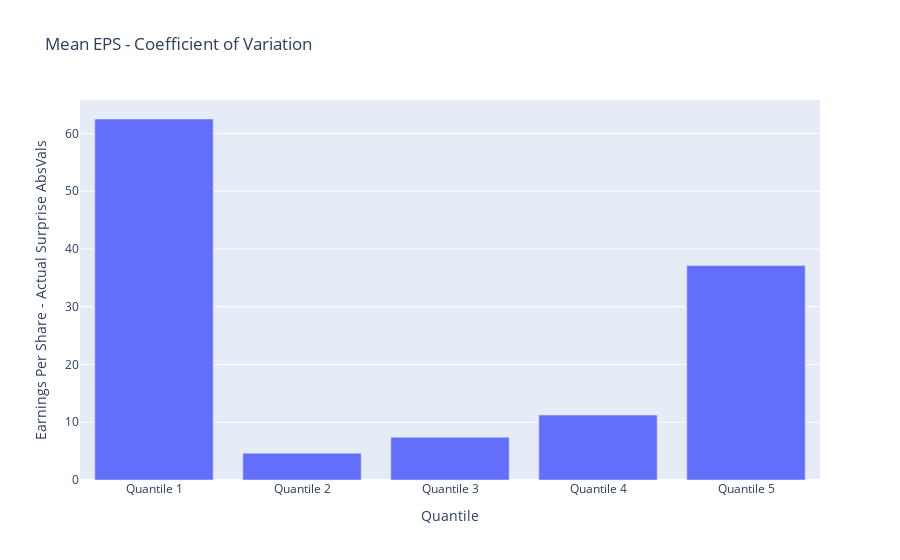

The cell this chart's notebook holds for it:
### Code cell
grouped_data3['Quantile'] = grouped_data3.index.astype(str)

grouped_data3 = grouped_data3.iloc[:-1]

# create a bar plot of the mean EPS surprise by quantile
fig3 = px.bar(grouped_data3, x='Quantile', y='Earnings Per Share - Actual Surprise AbsVals',
             title='Mean EPS - Coefficient of Variation')
fig3.update_layout(
    xaxis = dict(
        tickmode = 'array',
        tickvals = [0,1,2,3,4,5,6,7],
        ticktext = ['Quantile 1', 'Quantile 2', 'Quantile 3', 'Quantile 4', 'Quantile 5','Quantile 6',
                    'Quantile 7', 'Quantile 8']
    )
)
fig3.show()

### Figure 1 — Plotly figure (JSON) as saved in the notebook; plotly's stock layout.template omitted (floating-point values rounded to 4 significant figures)
{"data": [{"alignmentgroup": "True", "hovertemplate": "Quantile=%{x}<br>Earnings Per Share - Actual Surprise AbsVals=%{y}<extra></extra>", "legendgroup": "", "marker": {"color": "#636efa", "pattern": {"shape": ""}}, "name": "", "offsetgroup": "", "orientation": "v", "showlegend": false, "textposition": "auto", "type": "bar", "x": ["(-inf, 0.0]", "(0.0, 1.973222]", "(1.973222, 3.38495]", "(3.38495, 6.74026]", "(6.74026, 1642.812172]"], "xaxis": "x", "y": [62.5, 4.642, 7.405, 11.24, 37.12], "yaxis": "y"}], "layout": {"barmode": "relative", "legend": {"tracegroupgap": 0}, "title": {"text": "Mean EPS - Coefficient of Variation"}, "xaxis": {"anchor": "y", "domain": [0, 1], "tickmode": "array", "ticktext": ["Quantile 1", "Quantile 2", "Quantile 3", "Quantile 4", "Quantile 5", "Quantile 6", "Quantile 7", "Quantile 8"], "tickvals": [0, 1, 2, 3, 4, 5, 6, 7], "title": {"text": "Quantile"}}, "yaxis": {"anchor": "x", "domain": [0, 1], "title": {"text": "Earnings Per Share - Actual Surprise AbsVals"}}}}
